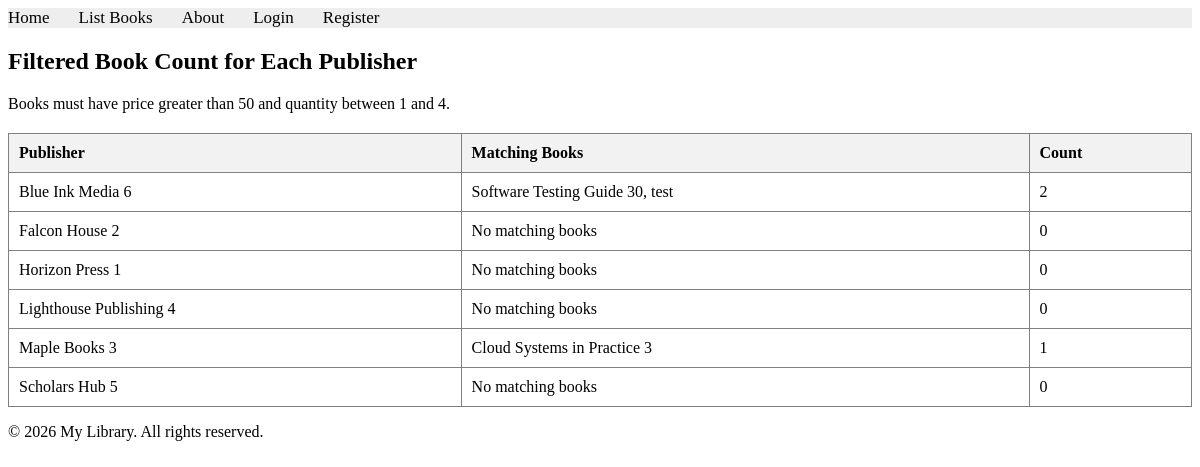
Page /books/lab9/task6 on the committed database.
### apps/bookmodule/models.py (models this page shows, shortened)
class Publisher(models.Model):
    name = models.CharField(max_length=200)
    location = models.CharField(max_length=300)

class Book(models.Model):
    title = models.CharField(max_length=100)
    author = models.CharField(max_length=50, blank=True)
    price = models.FloatField(default=0.0)
    quantity = models.IntegerField(default=1)
    pubdate = models.DateTimeField(null=True, blank=True)
    rating = models.SmallIntegerField(default=1)
    edition = models.SmallIntegerField(default=1)
    publisher = models.ForeignKey(
        Publisher,
        null=True,
        blank=True,
        on_delete=models.SET_NULL,
    )
    authors = models.ManyToManyField(Author, blank=True)

### apps/bookmodule/views.py (the view)
# urls.py: path('lab9/task6', views.lab9_task6, name="books.lab9_task6"),
def lab9_task6(request):
    qualifying_filter = Q(book__price__gt=50) & Q(book__quantity__lt=5) & Q(book__quantity__gte=1)
    publishers = Publisher.objects.annotate(
        qualifying_books_count=Count('book', filter=qualifying_filter, distinct=True),
    ).prefetch_related('book_set').order_by('name')
    for publisher in publishers:
        publisher.filtered_books = publisher.book_set.filter(
            price__gt=50,
            quantity__lt=5,
            quantity__gte=1,
        ).order_by('title')
    return render(
        request,
        'bookmodule/lab9_task6.html',
        {'publishers': publishers},
    )

### apps/templates/bookmodule/lab9_task6.html (shortened to what this page needs)
{% extends "layouts/base.html" %}
{% block content %}
<h2>Filtered Book Count for Each Publisher</h2>
<p>Books must have price greater than 50 and quantity between 1 and 4.</p>
<table border="1" style="width: 100%; border-collapse: collapse; margin-top: 20px;">
    <thead>
        <tr style="background-color: #f2f2f2; text-align: left;">
            <th style="padding: 10px;">Publisher</th>
            <th style="padding: 10px;">Matching Books</th>
            <th style="padding: 10px;">Count</th>
        </tr>
    </thead>
    <tbody>
        {% for publisher in publishers %}
        <tr>
            <td style="padding: 10px;">{{ publisher.name }}</td>
            <td style="padding: 10px;">
                {% for book in publisher.filtered_books %}
                    {{ book.title }}{% if not forloop.last %}, {% endif %}
                {% empty %}
                    No matching books
                {% endfor %}
            </td>
            <td style="padding: 10px;">{{ publisher.qualifying_books_count }}</td>
        </tr>
        {% empty %}
        <tr>
            <td colspan="3" style="text-align: center; padding: 10px;">No publishers found.</td>
        </tr>
        {% endfor %}
    </tbody>
</table>
{% endblock content %}

### rows in the picture
Publisher: name "Blue Ink Media 6", qualifying_books_count "2"
Book: title "Software Testing Guide 30"
Book: title "test"
Publisher: name "Falcon House 2", qualifying_books_count "0"
Publisher: name "Horizon Press 1", qualifying_books_count "0"
Publisher: name "Lighthouse Publishing 4", qualifying_books_count "0"
Publisher: name "Maple Books 3", qualifying_books_count "1"
Book: title "Cloud Systems in Practice 3"
Publisher: name "Scholars Hub 5", qualifying_books_count "0"
